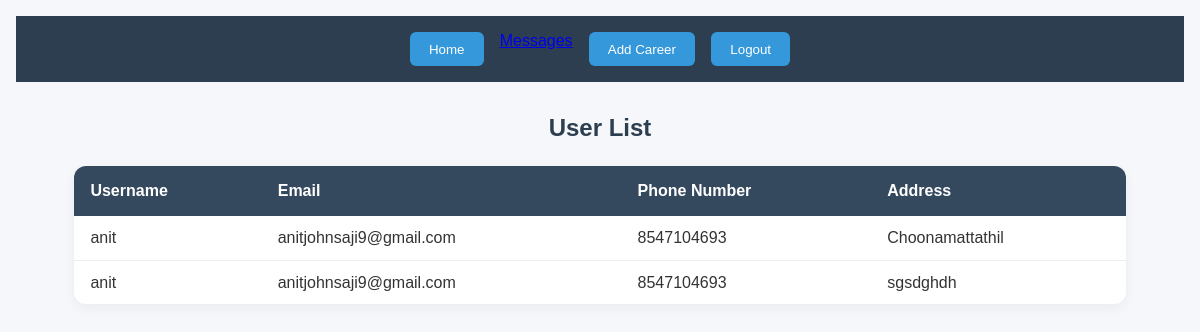
The page /userlist/ on the database its author committed.
### project_app/models.py (models this page shows)
class Address(models.Model):
    user = models.ForeignKey(User, on_delete=models.CASCADE)  # Change to ForeignKey for multiple addresses
    name = models.CharField(max_length=225)
    address = models.TextField()
    phone = models.CharField(max_length=12)

### project_app/views.py (the view)
# urls.py: path('userlist/',views.userlist,name='userlist'),
def userlist(request):
    addresses = Address.objects.select_related('user')
    return render(request, 'userlist.html', {'addresses': addresses})

### templates/userlist.html (shortened to what this page needs)
{% load static %}
<!DOCTYPE html>
<html lang="en">
<head>
    <link rel="stylesheet" href="{% static 'css/admin/userlist.css' %}">
</head>
<body>
    <nav>
        <a href="{% url 'adminhome' %}"><button class="btn"> Home</button></a>
        <a href="{% url 'message_list' %}">Messages</a>
        <a href="{% url 'add' %}"><button>Add Career</button></a>
        <a href="{% url 'logout' %}"><button>Logout</button></a>
    </nav>
    <h2>User List</h2>
    <table>
        <thead>
            <tr>
                <th>Username</th>
                <th>Email</th>
                <th>Phone Number</th>
                <th>Address</th>
            </tr>
        </thead>
        <tbody>
            {% for address in addresses %}
            <tr>
                <td data-label="Username">{{ address.user.username }}</td>
                <td data-label="Email">{{ address.user.email }}</td>
                <td data-label="Phone Number">{{ address.phone }}</td>
                <td data-label="Address">{{ address.address }}</td>
            </tr>
            {% empty %}
            <tr><td colspan="4">No users found</td></tr>
            {% endfor %}
        </tbody>
    </table>
</body>
</html>

### static/css/admin/userlist.css (style rules this page uses)
* { margin: 0; padding: 0; box-sizing: border-box; }
body { font-family: 'Poppins', sans-serif; background-color: #f5f7fa; color: #333; padding: 1rem; }
nav { background-color: #2c3e50; padding: 1rem; display: flex; gap: 1rem; justify-content: center; flex-wrap: wrap; margin-bottom: 2rem; }
nav a button { background-color: #3498db; color: white; border: none; padding: 0.6rem 1.2rem; border-radius: 6px; font-weight: 500; cursor: pointer; transition: background-color 0.3s ease; }
h2 { text-align: center; margin-bottom: 1.5rem; color: #2c3e50; }
table { width: 90%; margin: 0 auto; border-collapse: collapse; background-color: #fff; border-radius: 12px; overflow: hidden; box-shadow: 0 4px 12px rgba(0, 0, 0, 0.05); }
thead { background-color: #34495e; color: #fff; }
thead th { padding: 1rem; text-align: left; font-weight: 600; }
tbody td { padding: 0.8rem 1rem; border-bottom: 1px solid #eee; }
tbody tr:last-child td { border-bottom: none; }
td { word-break: break-word; }

### rows shown on the page
Address: user.username "anit", user.email "anitjohnsaji9@gmail.com", phone "8547104693", address "Choonamattathil"
Address: user.username "anit", user.email "anitjohnsaji9@gmail.com", phone "8547104693", address "sgsdghdh"
